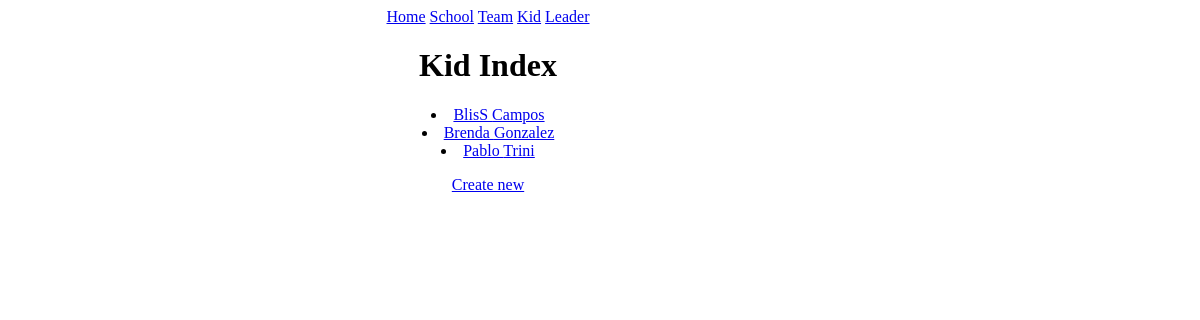
The page /kid/ on the database as committed earlier.
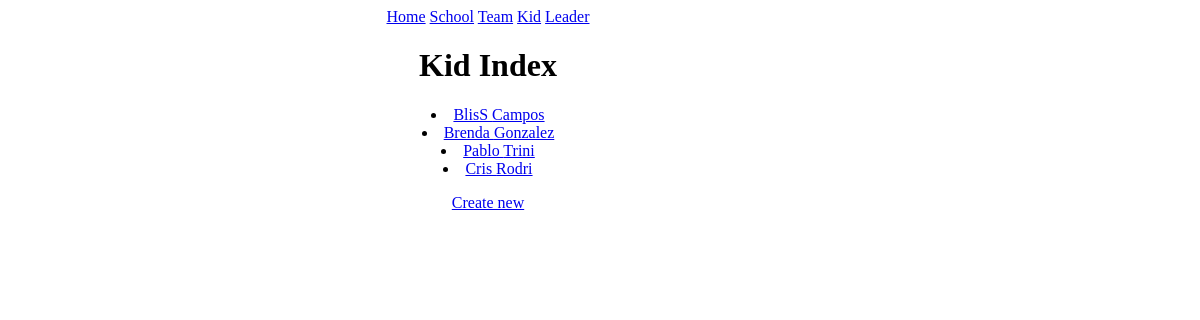
The same page on the database as committed later.
### team/models.py (models this page shows, shortened)
class Kid(models.Model):
	class Meta:
		verbose_name = "Kid"
		verbose_name_plural = "Kids"
	team = models.ForeignKey(Team, related_name='kids', null=True, blank=True)
	name = models.CharField(max_length = 50, blank = False)
	last_name = models.CharField(max_length = 100, blank = False)
	slug = models.SlugField(max_length=152, blank=True, unique=True)

### team/views.py (the view)
# urls.py: url(r'^kid/$', KidListView.as_view(), name = 'kid_index'),
class KidListView(ListView):
    model = Kid
    template_name = "kid/kid_index.html"

### templates/kid/kid_index.html (shortened to what this page needs)
{% extends "header.html" %}
{% block h1 %}Kid Index{% endblock h1 %}
{% block content %}
	{% for kid in object_list %}
		<li><a href="{% url 'kid_detail' kid.slug %}">{{kid.name}} {{kid.last_name}}</a></li>
	{% endfor %}
	<a href="{% url 'kid_create' %}">Create new</a>
{% endblock content %}

Rows that differ between the two databases and show on the page:
added Kid: name "Cris", last_name "Rodri"
